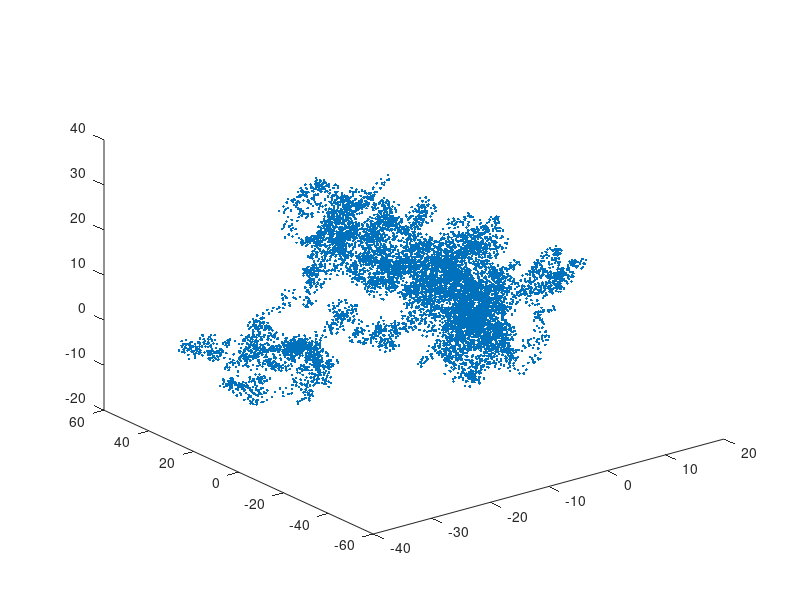

MATLAB code for this plot:
clc

% SaurabhTauke

%% initialization Values

N_monomer = 10000;               % Number of monomer units

pos = zeros(N_monomer,3);        %array of position coordinates stored as X,Y,Z
velocity = zeros(N_monomer,3);           %array of velocities stored as VX,VY,VZ
force = zeros(N_monomer-1,3);              %force between any two non consecutive particles


f_link = zeros(N_monomer-1,3);             %force between two consecutive particles

dt = 0.0001;                                         % time step
iter = 10000;                                        % number of iterations in simulation

total_energy = zeros(iter,1);    % pre-allocated ... can be allocated in the force iteration loop tho.

%% 3D random walk 

r = zeros(N_monomer-1,1);

for i = 2 : N_monomer;
    
    u1 = (rand()*2) -1;
    u2 = (rand()*2) -1;
    
    while (u1^2 + u2^2) >= 1;
        u1 = (rand()*2) -1;
        u2 = (rand()*2) -1;
    end
    
    pos(i,1) = pos(i-1,1) + (2*u1 * sqrt(1 - (u1^2 + u2^2)));
    pos(i,2) = pos(i-1,2) + (2*u2 * sqrt(1 - (u1^2 + u2^2)));
    pos(i,3) = pos(i-1,3) + (1 - 2*(u1^2 + u2^2));
    
    r(i-1) = (pos(i,1)-pos(i-1,1))^2 + (pos(i,2)-pos(i-1,2))^2 + (pos(i,3)-pos(i-1,3))^2 ;
    
    
end

plot3(pos(:,1),pos(:,2),pos(:,3),'.')
